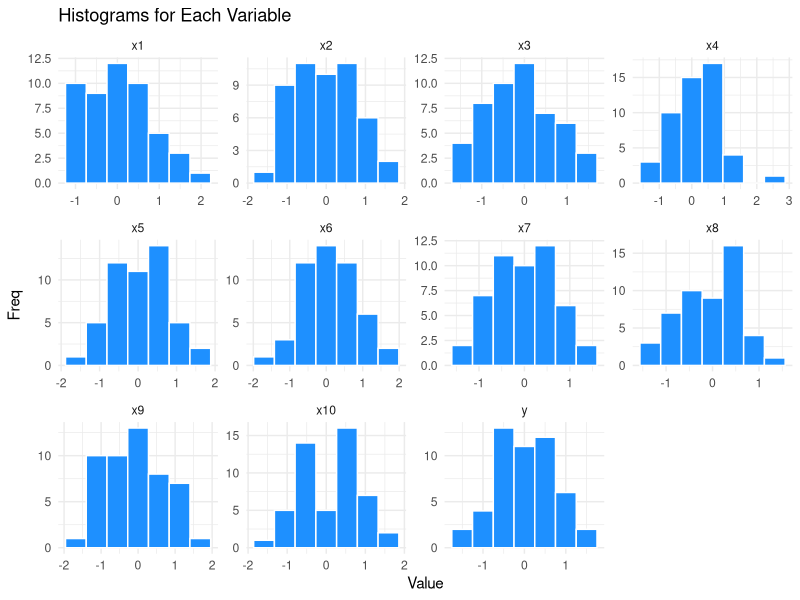
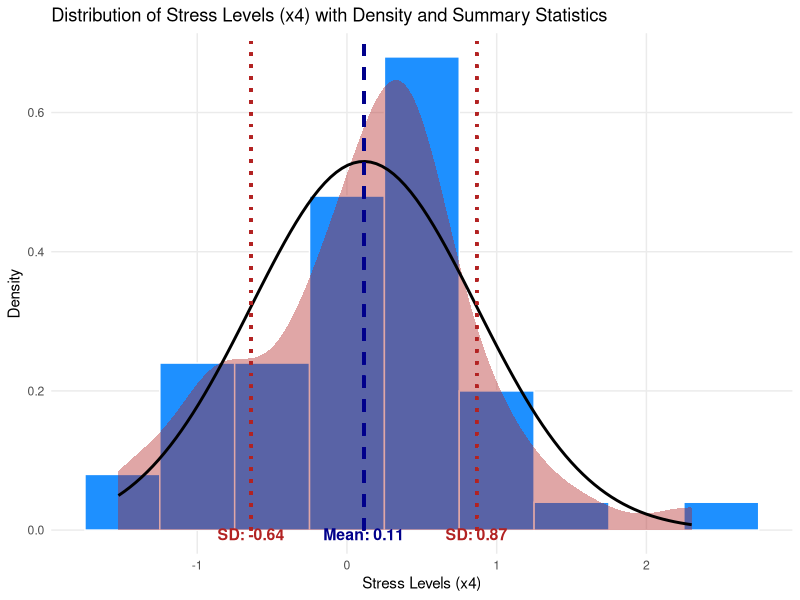
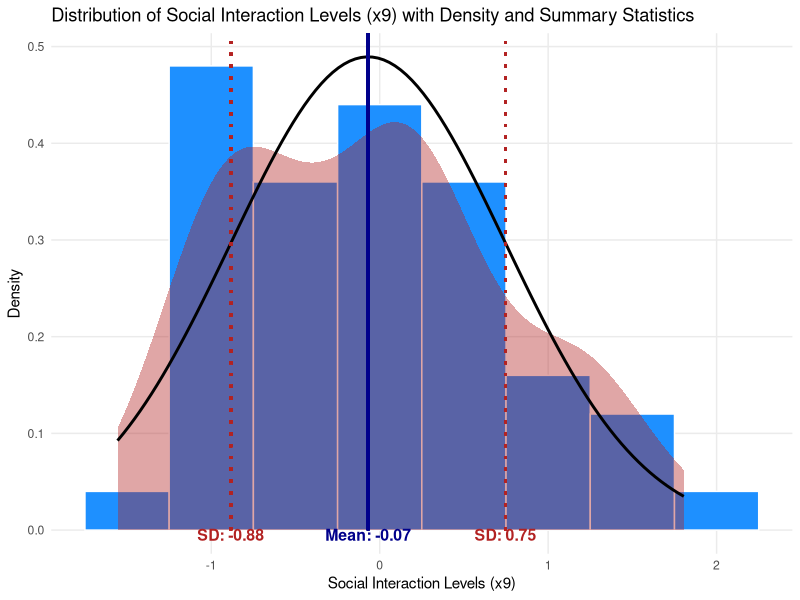
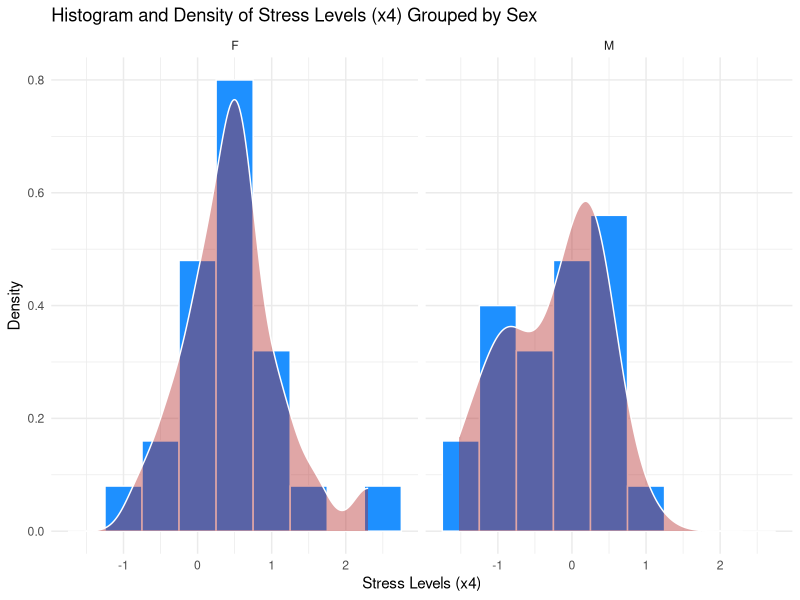
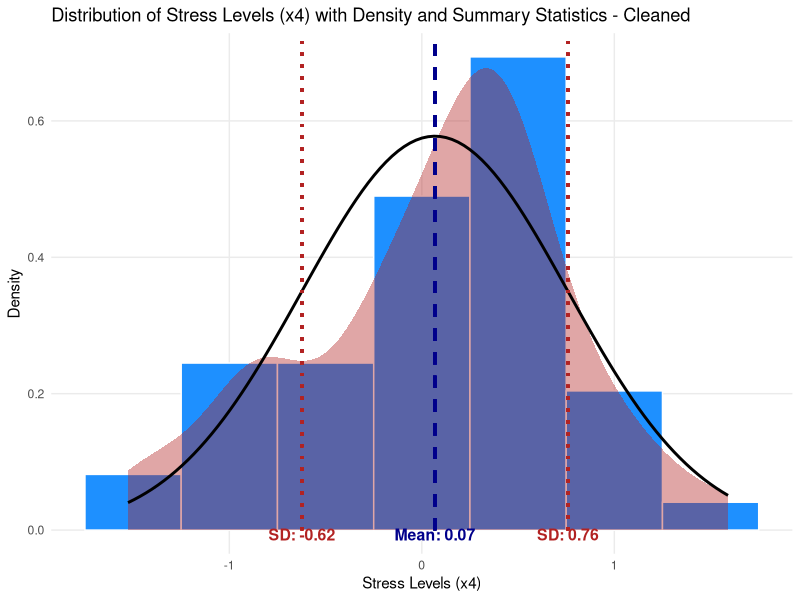
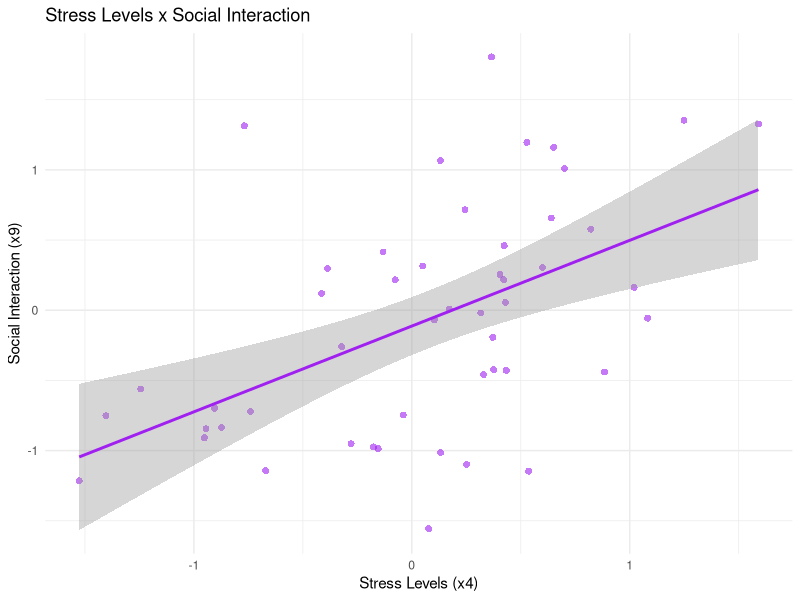
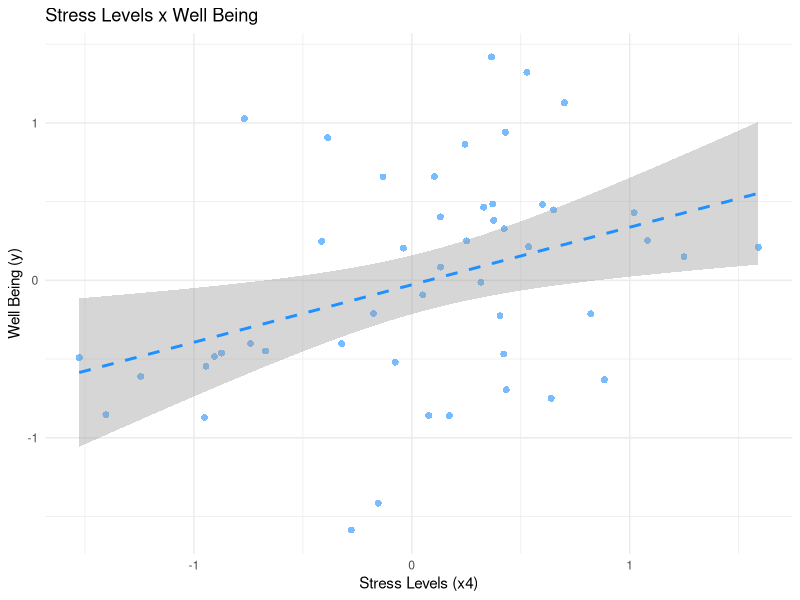
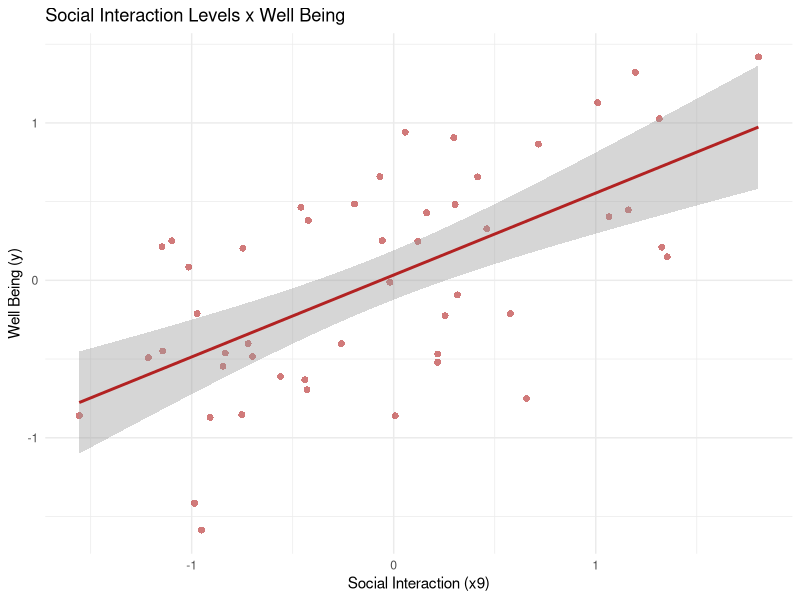

R code for these plots, in order:
## ---- chunk 1
# Load Packages and Dataset

library(psych)
library(tidyverse)
library(kableExtra)
library(ggridges)
library(reshape2)

df <- read.csv("mod1.csv")
## ---- chunk 2
df_numeric <- df %>% select(where(is.numeric))
df_desc <- psych::describe(df_numeric)

df_desc %>%
  kbl() %>%
  kable_paper("hover", full_width= F)
## ---- chunk 3

# Melt the data to long format
df_long <- melt(df)

# Plot histograms using ggplot and facet_wrap
# Used Sturges' Rule k=⌈log2(n)+1⌉ to calculate bins
ggplot(df_long, aes(x = value)) +
  geom_histogram(bins = 7, fill = "dodgerblue", color = "white") +
  facet_wrap(~ variable, scales = "free") +  # Create one histogram for each variable
  labs(title = "Histograms for Each Variable",
       x = "Value", 
       y = "Freq") +
  theme_minimal()
## ---- chunk 4
mean_x4 <- mean(df$x4)
sd_x4 <- sd(df$x4)

ggplot(df, aes(x = x4)) + 
  geom_histogram(binwidth = 0.5, fill = "dodgerblue", color = "white", aes(y = ..density..)) +
  geom_density(alpha = 0.4, fill = "firebrick", color = NA) +
  stat_function(fun = dnorm, args = list(mean = mean_x4, sd = sd_x4), color = "black", size = 1) +
  
  # Add vertical lines for mean and mean ± standard deviation
 geom_segment(aes(x = mean_x4, xend = mean_x4, y = 0, yend = Inf), linetype = "dashed", color = "darkblue", size = 1) +
  geom_segment(aes(x = mean_x4 + sd_x4, xend = mean_x4 + sd_x4, y = 0, yend = Inf), linetype = "dotted", color = "firebrick", size = 1) +
  geom_segment(aes(x = mean_x4 - sd_x4, xend = mean_x4 - sd_x4, y = 0, yend = Inf), linetype = "dotted", color = "firebrick", size = 1) +
  
  # Annotate the mean and standard deviations
  annotate("text", x = mean_x4, y = 0.02, label = paste("Mean:", round(mean_x4, 2)), color = "darkblue", vjust = 2, size = 4, fontface = "bold") +
  annotate("text", x = mean_x4 + sd_x4, y = 0.02, label = paste("SD:", round(mean_x4 + sd_x4, 2)), color = "firebrick", vjust = 2, size = 4, fontface = "bold") +
  annotate("text", x = mean_x4 - sd_x4, y = 0.02, label = paste("SD:", round(mean_x4 - sd_x4, 2)), color = "firebrick", vjust = 2, size = 4, fontface = "bold") +
  
  labs(title = "Distribution of Stress Levels (x4) with Density and Summary Statistics",
       x = "Stress Levels (x4)",
       y = "Density") +
  
  # Apply minimal theme
  theme_minimal() +
  theme(  # Remove major vertical grid lines
    panel.grid.minor.x = element_blank(),  # Remove minor vertical grid lines
    panel.grid.minor.y = element_blank()  
    )# Remove minor horizontal grid lines (half lines)
## ---- chunk 5
mean_x9 <- mean(df$x9)
sd_x9 <- sd(df$x9)
median_x9 <- median(df$x9)

ggplot(df, aes(x = x9)) + 
  geom_histogram(binwidth = 0.5, fill = "dodgerblue", color = "white", aes(y = ..density..)) +
  geom_density(alpha = 0.4, fill = "firebrick", color = NA) +
  stat_function(fun = dnorm, args = list(mean = mean_x9, sd = sd_x9), color = "black", size = 1) +
  
  # Add vertical lines for mean and mean ± standard deviation
 geom_segment(aes(x = mean_x9, xend = mean_x9, y = 0, yend = Inf), linetype = "solid", color = "darkblue", size = 1) +
  geom_segment(aes(x = mean_x9 + sd_x9, xend = mean_x9 + sd_x9, y = 0, yend = Inf), linetype = "dotted", color = "firebrick", size = 1) +
  geom_segment(aes(x = mean_x9 - sd_x9, xend = mean_x9 - sd_x9, y = 0, yend = Inf), linetype = "dotted", color = "firebrick", size = 1) +
  
  # Annotate the mean and standard deviations
  annotate("text", x = mean_x9, y = 0.02, label = paste("Mean:", round(mean_x9, 2)), color = "darkblue", vjust = 2.5, size = 4, fontface = "bold") +
  annotate("text", x = mean_x9 + sd_x9, y = 0.02, label = paste("SD:", round(mean_x9 + sd_x9, 2)), color = "firebrick", vjust = 2.5, size = 4, fontface = "bold") +
  annotate("text", x = mean_x9 - sd_x9, y = 0.02, label = paste("SD:", round(mean_x9 - sd_x9, 2)), color = "firebrick", vjust = 2.5, size = 4, fontface = "bold") +
  
   labs(title = "Distribution of Social Interaction Levels (x9) with Density and Summary Statistics",
       x = "Social Interaction Levels (x9)",
       y = "Density") +
  
  # Apply minimal theme
  theme_minimal() +
  theme(  # Remove major vertical grid lines
    panel.grid.minor.x = element_blank(),  # Remove minor vertical grid lines
    panel.grid.minor.y = element_blank()  
    )# Remove minor horizontal grid lines (half lines)
## ---- chunk 6
ggplot(df, aes(x = x4)) + 
  geom_histogram(binwidth = 0.5, fill = "dodgerblue", color = "white", aes(y = ..density..)) + 
  geom_density(alpha = 0.4, fill = "firebrick", color="white") +
  facet_wrap(~ sex) +  # Facet the plot by the sex variable
  theme_minimal() +
  labs(title = "Histogram and Density of Stress Levels (x4) Grouped by Sex", x = "Stress Levels (x4)", y = "Density")

## ---- chunk 7
df_cleaned <- df[-49, ]
## ---- chunk 8
mean_x4c <- mean(df_cleaned$x4)
sd_x4c <- sd(df_cleaned$x4)

ggplot(df_cleaned, aes(x = x4)) + 
  geom_histogram(binwidth = 0.5, fill = "dodgerblue", color = "white", aes(y = ..density..)) +
  geom_density(alpha = 0.4, fill = "firebrick", color = NA) +
  stat_function(fun = dnorm, args = list(mean = mean_x4c, sd = sd_x4c), color = "black", size = 1) +
  
  # Add vertical lines for mean and mean ± standard deviation
 geom_segment(aes(x = mean_x4c, xend = mean_x4c, y = 0, yend = Inf), linetype = "dashed", color = "darkblue", size = 1) +
  geom_segment(aes(x = mean_x4c + sd_x4c, xend = mean_x4c + sd_x4c, y = 0, yend = Inf), linetype = "dotted", color = "firebrick", size = 1) +
  geom_segment(aes(x = mean_x4c - sd_x4c, xend = mean_x4c - sd_x4c, y = 0, yend = Inf), linetype = "dotted", color = "firebrick", size = 1) +
  
  # Annotate the mean and standard deviations
  annotate("text", x = mean_x4c, y = 0.02, label = paste("Mean:", round(mean_x4c, 2)), color = "darkblue", vjust = 2, size = 4, fontface = "bold") +
  annotate("text", x = mean_x4c + sd_x4c, y = 0.02, label = paste("SD:", round(mean_x4c + sd_x4c, 2)), color = "firebrick", vjust = 2, size = 4, fontface = "bold") +
  annotate("text", x = mean_x4c - sd_x4c, y = 0.02, label = paste("SD:", round(mean_x4c - sd_x4c, 2)), color = "firebrick", vjust = 2, size = 4, fontface = "bold") +
  
 labs(title = "Distribution of Stress Levels (x4) with Density and Summary Statistics - Cleaned",
       x = "Stress Levels (x4)",
       y = "Density") +
  
  # Apply minimal theme
  theme_minimal() +
  theme(  # Remove major vertical grid lines
    panel.grid.minor.x = element_blank(),  # Remove minor vertical grid lines
    panel.grid.minor.y = element_blank()  
    )# Remove minor horizontal grid lines (half lines)
## ---- chunk 9
# Scale and compare variables

ggplot(df_cleaned, aes(x=x4, y=x9)) +
  geom_point(size=2, shape=16, color = "purple", alpha = 0.6) +
  geom_smooth(method="lm", se=TRUE, color = "purple") +
   labs(title = "Stress Levels x Social Interaction",
       x = "Stress Levels (x4)",
       y = "Social Interaction (x9)") +
  theme_minimal()
## ---- chunk 10
ggplot(df_cleaned, aes(x=x4, y=y)) +
  geom_point(size=2, shape=16, color = "dodgerblue", alpha = 0.6) +
  geom_smooth(method="lm", se=TRUE, color = "dodgerblue", linetype = "dashed") +
     labs(title = "Stress Levels x Well Being",
       x = "Stress Levels (x4)",
       y = "Well Being (y)") +
  theme_minimal()
## ---- chunk 11
ggplot(df_cleaned, aes(x=x9, y=y)) +
  geom_point(size=2, shape=16, color = "firebrick", alpha = 0.6) +
  geom_smooth(method="lm", se=TRUE, color = "firebrick") +
       labs(title = "Social Interaction Levels x Well Being",
       x = "Social Interaction (x9)",
       y = "Well Being (y)") +
  theme_minimal()
## ---- chunk 12
ggplot() +
  # Scatterplot for x4 and Y
  geom_point(data = df_cleaned, aes(x = x4, y = y, color = "x4"), alpha = 0.3) +
  geom_smooth(data = df_cleaned, aes(x = x4, y = y, color = "x4"), method = "lm", se = FALSE, linetype = "dashed") +
  
  # Scatterplot for x9 and Y
  geom_point(data = df_cleaned, aes(x = x9, y = y, color = "x9"), alpha = 0.5) +
  geom_smooth(data = df_cleaned, aes(x = x9, y = y, color = "x9"), method = "lm", se = FALSE, linetype = "solid") +
  
  labs(title = "Comparison of Relationships of Stress and Social Interaction with Well Being",
       x = "Predictor Variables (Stress + Social Interaction)",
       y = "Well Being") +
  
  scale_color_manual(name = "Variables", 
                     values = c("x4" = "dodgerblue", "x9" = "firebrick")) +  # Adjusted legend colors
                     
  theme_minimal()
